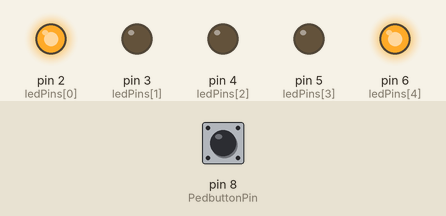
The sketch below on a simulated Arduino Uno, built with avr-gcc and run on an emulated ATmega328P. On the bench: output pins drawn as LEDs (lit = HIGH). The inputs (shaded band) are chosen by the test bench; at power-on: pin 8 (PedbuttonPin) HIGH.

Above: at 1.2 s.
1.3 s: pin 8 (PedbuttonPin) pulled LOW for 0.15 s
At 2.5 s:
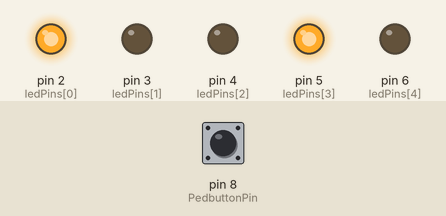
At 4.0 s:
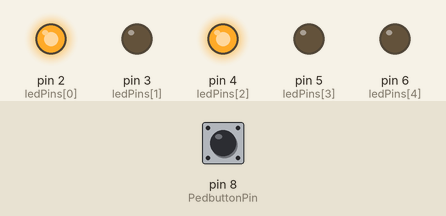
7.4 s: pin 8 (PedbuttonPin) pulled LOW for 3.2 s
At 13.3 s:
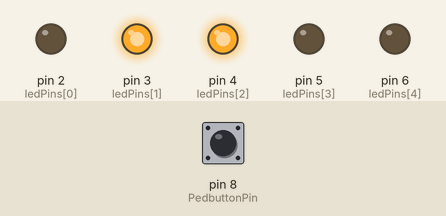
Timing chart, 0 to 18.1 s (numbered marks = the images above; inputs shaded):
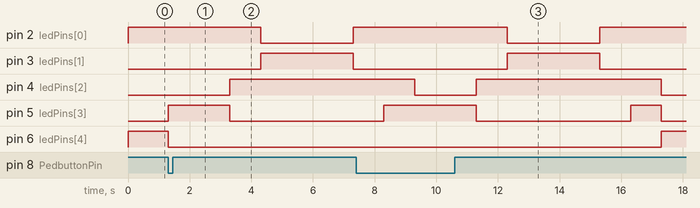

Measured:
- after the input at 1.3 s, pin 2 (ledPins[0]): HIGH → LOW after 3.0 s, → HIGH 3.0 s later; pin 3 (ledPins[1]): LOW → HIGH after 3.0 s, → LOW 3.0 s later; pin 4 (ledPins[2]): LOW → HIGH after 2.0 s; pin 5 (ledPins[3]): LOW → HIGH at once, → LOW 2.0 s later; pin 6 (ledPins[4]): HIGH → LOW at once
- after the input at 7.4 s, pin 2 (ledPins[0]): HIGH → LOW after 4.9 s, → HIGH 3.0 s later; pin 3 (ledPins[1]): LOW → HIGH after 4.9 s, → LOW 3.0 s later; pin 6 (ledPins[4]): LOW → HIGH after 9.9 s instead of 1.9 s

The sketch:

traffic_lights.ino
```cpp
int ledPins[] = {2,3,4,5,6}; //array of LEDPins

int PedbuttonPin = 8; //Button for pedestrinas to click on to change traffic lights
int PedbuttonState; //The state of the Pedbutton, either 1 or 0

int start = 1; //set variable "start" to 1, 1 = (red ligth for ped. and green light for cars), 0 = (1 is not valid but LED will have their state remaining until changed)

void setup()
{
  for (int i=0; i<5; i++){ //for loops compresses pinMode for respective ledPin to one pinMode and numberize the ledPins in a new order (0-4)
    pinMode(ledPins[i], OUTPUT); //sets all ledPins as OUTPUT mode
  }
  pinMode(PedbuttonPin, INPUT_PULLUP); //sets PedbuttonPin as INPUT_PULLUP mode
}

void loop()
{
  //currentMillis = millis();

  PedbuttonState=digitalRead(PedbuttonPin); //PedbutonState digitalreads PedbuttonPin

  if (start == 1){ //if variable "start" equals to 1
    digitalWrite(ledPins[0], HIGH); //Red for pedestrinas at start
    digitalWrite(ledPins[4], HIGH); //Green for cars at start
    }

  if (PedbuttonState == 0){ //if button pressed
    start = 0; //variable "start" set to 0
    digitalWrite(ledPins[3], HIGH); //turn on yellow light (cars)
    digitalWrite(ledPins[4], LOW); //turn off green light (pedestrians)

    //if (currentMillis - previousMillis >= interval_2s){
      //previousMillis = currentMillis;

    delay(2000); //wait 2 seconds
    digitalWrite(ledPins[2], HIGH); //turn red light on (cars)
    digitalWrite(ledPins[3], LOW); //turn yellow light off (cars)
    delay(1000); //wait 1 second
    digitalWrite(ledPins[0], LOW); //turn red light off (predestrians)
    digitalWrite(ledPins[1], HIGH); //turn green light on (pedestrians)
    delay(3000); //wait 3 seconds
    digitalWrite(ledPins[0], HIGH); //turn red light on (pedestrians)
    digitalWrite(ledPins[1], LOW); //turn green light off (pedestrians)
    delay(1000); //wait 1 second
    digitalWrite(ledPins[3], HIGH); //turn yellow light on (cars)
    delay(1000); //wait 1 second
    digitalWrite(ledPins[2], LOW); //turn red light off (cars)
    digitalWrite(ledPins[3], LOW); //turn yellow light off (cars)
    digitalWrite(ledPins[4], HIGH); //turn green light on (cars)
    start = 1; //set variable "start" to 1 again
      //}
  }
}
```
